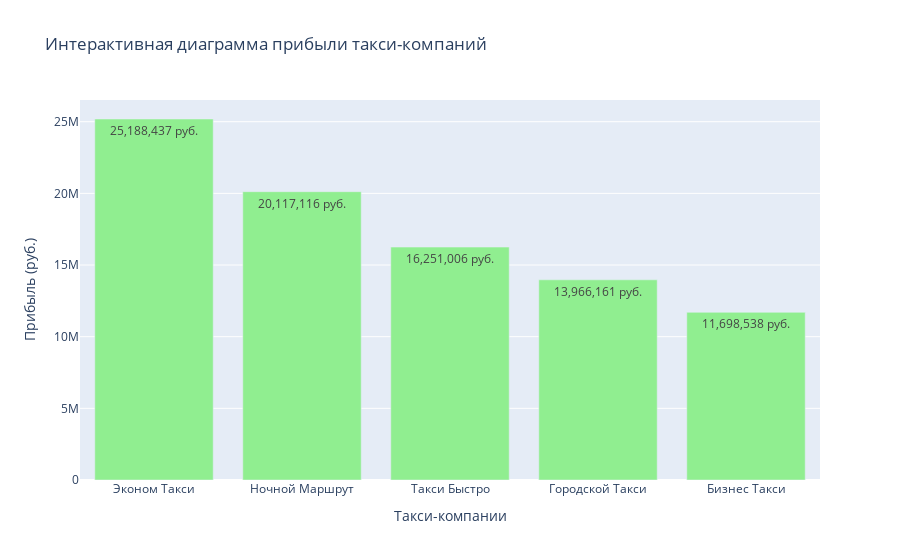

Here is the notebook cell this chart was saved with:
### Code cell
# График 3: Интерактивная визуализация с Plotly
fig = go.Figure()

# Добавляем столбцы прибыли
fig.add_trace(go.Bar(
    x=company_profit.index.get_level_values('company_name'),
    y=company_profit['total_profit'],
    name='Прибыль',
    marker_color='lightgreen',
    text=[f'{x:,.0f} руб.' for x in company_profit['total_profit']],
    textposition='auto'
))

fig.update_layout(
    title='Интерактивная диаграмма прибыли такси-компаний',
    xaxis_title='Такси-компании',
    yaxis_title='Прибыль (руб.)',
    showlegend=False,
    height=600
)

fig.show()

### Figure 1 — Plotly figure (JSON) as saved in the notebook; plotly's stock layout.template omitted (floating-point values rounded to 4 significant figures)
{"data": [{"marker": {"color": "lightgreen"}, "name": "Прибыль", "text": ["25,188,437 руб.", "20,117,116 руб.", "16,251,006 руб.", "13,966,161 руб.", "11,698,538 руб."], "textposition": "auto", "type": "bar", "x": ["Эконом Такси", "Ночной Маршрут", "Такси Быстро", "Городской Такси", "Бизнес Такси"], "y": [25190000.0, 20120000.0, 16250000.0, 13970000.0, 11700000.0]}], "layout": {"autosize": true, "showlegend": false, "title": {"text": "Интерактивная диаграмма прибыли такси-компаний"}, "xaxis": {"autorange": true, "range": [-0.5, 4.5], "title": {"text": "Такси-компании"}, "type": "category"}, "yaxis": {"autorange": true, "range": [0, 26510000.0], "title": {"text": "Прибыль (руб.)"}, "type": "linear"}}}
